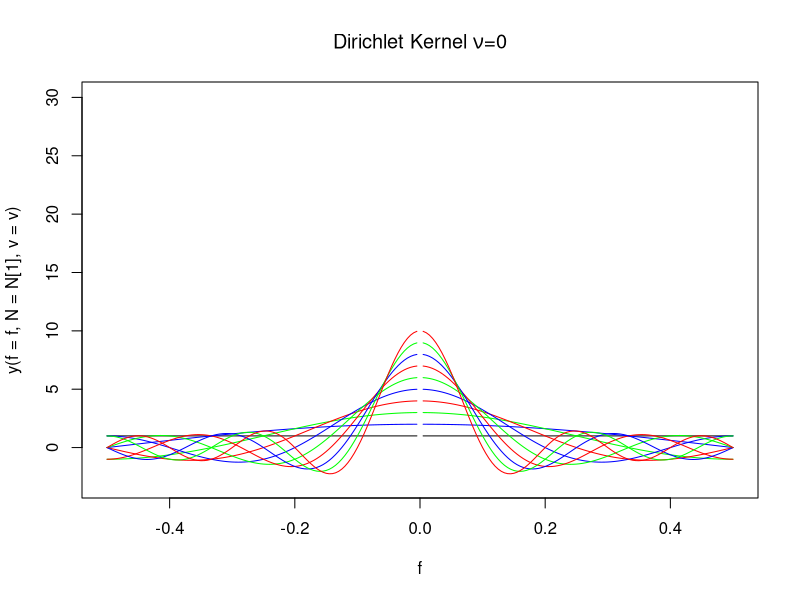

R code for this plot:
### Plotting the Dirichlet kernel

N <- seq(1,10,1)
f <- seq(-0.5,0.5,0.005)
v = 0

y <- function(f,N,v){
  sin(N*pi*(f-v))/sin(pi*(f-v))
}

#plot(x=f, y=y(f=f,N=N[1],v=v), main = expression(paste("Dirichlet Kernel ", nu,"=0")),
#     ylim = c(-3,length(N)), type = "l")

plot(x=f, y=y(f=f,N=N[1],v=v), main = expression(paste("Dirichlet Kernel ", nu,"=0")),
     ylim = c(-3,30), type = "l")

col = rep(c("red","blue","green"),length.out = length(N))

for(i in 2:length(N)){
  lines(x=f,y=y(f,N[i],v), type ="l", col = col[i])
  }

# The Dirac Delta function has a value of 1 at f=a and 0 everywhere else.
